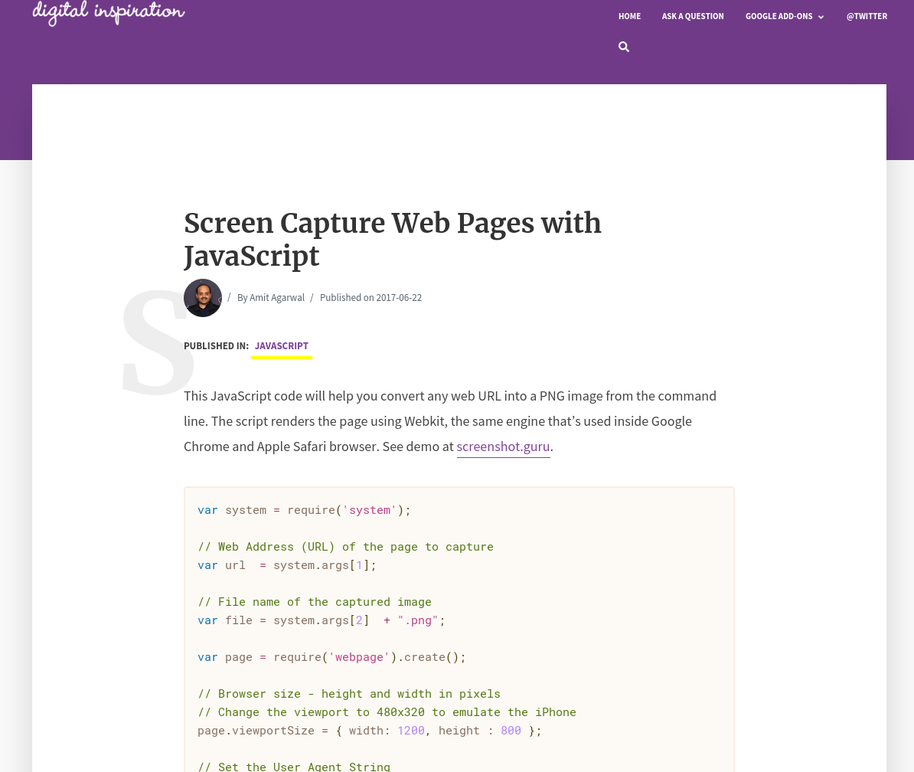
#> input picture ss.png, 914 x 772 px, shrunk from 1194 x 1008 before the run
$ python plot_segmentations.py
#> lines starting #> are read from the running program, lines starting #| are printed output that depends on the picture
"""
====================================================
Comparison of segmentation and superpixel algorithms
====================================================

This example compares four popular low-level image segmentation methods.  As
it is difficult to obtain good segmentations, and the definition of "good"
often depends on the application, these methods are usually used for obtaining
an oversegmentation, also known as superpixels. These superpixels then serve as
a basis for more sophisticated algorithms such as conditional random fields
(CRF).


Felzenszwalb's efficient graph based segmentation
-------------------------------------------------
This fast 2D image segmentation algorithm, proposed in [1]_ is popular in the
computer vision community.
The algorithm has a single ``scale`` parameter that influences the segment
size. The actual size and number of segments can vary greatly, depending on
local contrast.

.. [1] Efficient graph-based image segmentation, Felzenszwalb, P.F. and
       Huttenlocher, D.P.  International Journal of Computer Vision, 2004


Quickshift image segmentation
-----------------------------

Quickshift is a relatively recent 2D image segmentation algorithm, based on an
approximation of kernelized mean-shift. Therefore it belongs to the family of
local mode-seeking algorithms and is applied to the 5D space consisting of
color information and image location [2]_.

One of the benefits of quickshift is that it actually computes a
hierarchical segmentation on multiple scales simultaneously.

Quickshift has two main parameters: ``sigma`` controls the scale of the local
density approximation, ``max_dist`` selects a level in the hierarchical
segmentation that is produced. There is also a trade-off between distance in
color-space and distance in image-space, given by ``ratio``.

.. [2] Quick shift and kernel methods for mode seeking,
       Vedaldi, A. and Soatto, S.
       European Conference on Computer Vision, 2008


SLIC - K-Means based image segmentation
---------------------------------------

This algorithm simply performs K-means in the 5d space of color information and
image location and is therefore closely related to quickshift. As the
clustering method is simpler, it is very efficient. It is essential for this
algorithm to work in Lab color space to obtain good results.  The algorithm
quickly gained momentum and is now widely used. See [3]_ for details.  The
``compactness`` parameter trades off color-similarity and proximity, as in the
case of Quickshift, while ``n_segments`` chooses the number of centers for
kmeans.

.. [3] Radhakrishna Achanta, Appu Shaji, Kevin Smith, Aurelien Lucchi,
    Pascal Fua, and Sabine Suesstrunk, SLIC Superpixels Compared to
    State-of-the-art Superpixel Methods, TPAMI, May 2012.


Compact watershed segmentation of gradient images
-------------------------------------------------

Instead of taking a color image as input, watershed requires a grayscale
*gradient* image, where bright pixels denote a boundary between regions.
The algorithm views the image as a landscape, with bright pixels forming high
peaks. This landscape is then flooded from the given *markers*, until separate
flood basins meet at the peaks. Each distinct basin then forms a different
image segment. [4]_

As with SLIC, there is an additional *compactness* argument that makes it
harder for markers to flood faraway pixels. This makes the watershed regions
more regularly shaped. [5]_

.. [4] https://en.wikipedia.org/wiki/Watershed_%28image_processing%29

.. [5] Peer Neubert & Peter Protzel (2014). Compact Watershed and
       Preemptive SLIC: On Improving Trade-offs of Superpixel Segmentation
       Algorithms. ICPR 2014, pp 996-1001. :DOI:`10.1109/ICPR.2014.181`
       https://www.tu-chemnitz.de/etit/proaut/forschung/rsrc/cws_pSLIC_ICPR.pdf
"""

import matplotlib.pyplot as plt
import numpy as np

from skimage.data import astronaut
from skimage.color import rgb2gray
from skimage.filters import sobel
from skimage.segmentation import felzenszwalb, slic, quickshift, watershed
from skimage.segmentation import mark_boundaries
from skimage.util import img_as_float

import skimage.io

# read image
image = skimage.io.imread(fname="ss.png")
#> image is the input picture: shape (772, 914, 4); mean R, G, B, A 233.7, 226.9, 234.6, 255
img = img_as_float(image[::2, ::2])
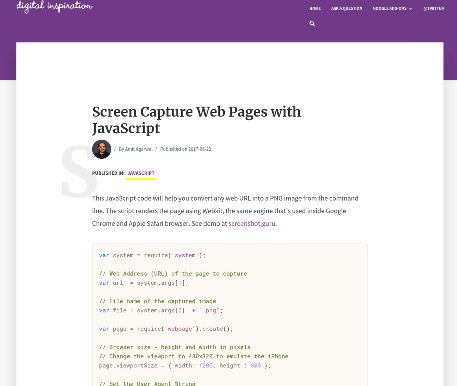
#> img: shape (386, 457, 4) float64; mean R, G, B, A 0.916, 0.89, 0.92, 1

segments_fz = felzenszwalb(img, scale=100, sigma=0.5, min_size=50)
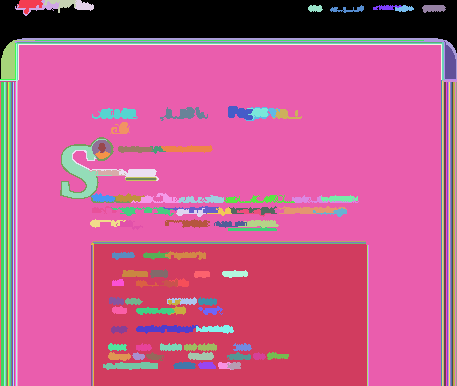
#> segments_fz: shape (386, 457) int64; 140 distinct labels, from 0 to 139; one colour per label, 0 black
segments_slic = slic(img, n_segments=250, compactness=10, sigma=1)
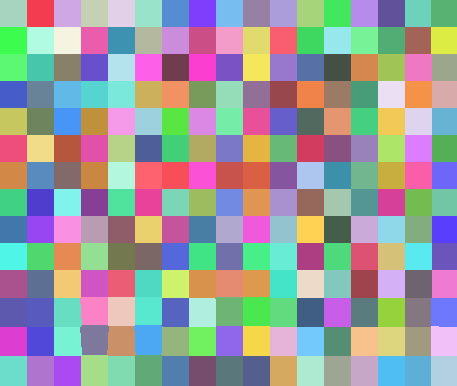
#> segments_slic: shape (386, 457) int64; 238 distinct labels, from 1 to 238; one colour per label, 0 black
# segments_quick = quickshift(img, kernel_size=3, max_dist=6, ratio=0.5)
gradient = sobel(rgb2gray(img))
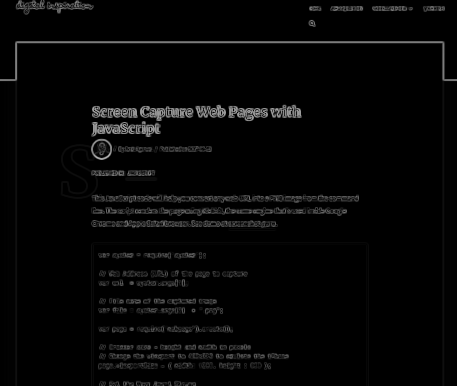
#> gradient: shape (386, 457) float64; min 0, max 0.716, mean 0.0236
segments_watershed = watershed(gradient, markers=250, compactness=0.001)
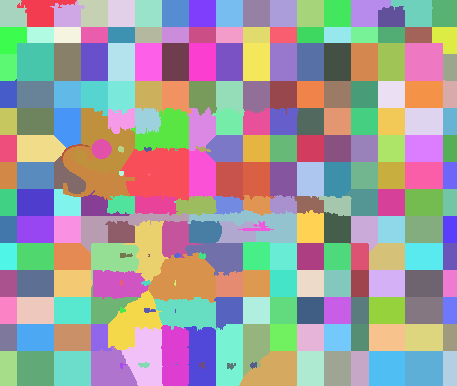
#> segments_watershed: shape (386, 457) int64; 238 distinct labels, from 1 to 238; one colour per label, 0 black

print(f"Felzenszwalb number of segments: {len(np.unique(segments_fz))}")
#| Felzenszwalb number of segments: 140
print(f"SLIC number of segments: {len(np.unique(segments_slic))}")
#| SLIC number of segments: 238
# print(f"Quickshift number of segments: {len(np.unique(segments_quick))}")

fig, ax = plt.subplots(2, 2, figsize=(10, 10), sharex=True, sharey=True)

#> (the run stopped early here; a loop or call above may not have finished)
